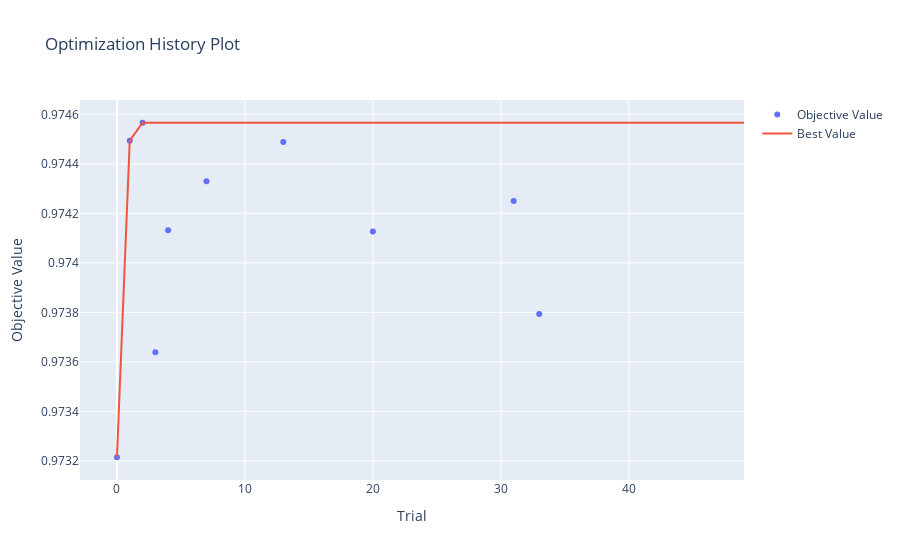

The cell this chart's notebook holds for it:
### Code cell
fig1 = optuna.visualization.plot_optimization_history(study)
fig1.show()

### Figure 1 — Plotly figure (JSON) as saved in the notebook; plotly's stock layout.template omitted (floating-point values rounded to 4 significant figures)
{"data": [{"mode": "markers", "name": "Objective Value", "type": "scatter", "x": [0, 1, 2, 3, 4, 7, 13, 20, 31, 33], "y": [0.9732, 0.9745, 0.9746, 0.9736, 0.9741, 0.9743, 0.9745, 0.9741, 0.9742, 0.9738]}, {"mode": "lines", "name": "Best Value", "type": "scatter", "x": [0, 1, 2, 3, 4, 5, 6, 7, 8, 9, 10, 11, 12, 13, 14, 15, 16, 17, 18, 19, 20, 21, 22, 23, 24, 25, 26, 27, 28, 29, 30, 31, 32, 33, 34, 35, 36, 37, 38, 39, 40, 41, 42, 43, 44, 45, 46, 47, 48, 49], "y": [0.9732, 0.9745, 0.9746, 0.9746, 0.9746, 0.9746, 0.9746, 0.9746, 0.9746, 0.9746, 0.9746, 0.9746, 0.9746, 0.9746, 0.9746, 0.9746, 0.9746, 0.9746, 0.9746, 0.9746, 0.9746, 0.9746, 0.9746, 0.9746, 0.9746, 0.9746, 0.9746, 0.9746, 0.9746, 0.9746, 0.9746, 0.9746, 0.9746, 0.9746, 0.9746, 0.9746, 0.9746, 0.9746, 0.9746, 0.9746, 0.9746, 0.9746, 0.9746, 0.9746, 0.9746, 0.9746, 0.9746, 0.9746, 0.9746, 0.9746]}, {"marker": {"color": "#cccccc"}, "mode": "markers", "name": "Infeasible Trial", "showlegend": false, "type": "scatter", "x": [], "y": []}], "layout": {"title": {"text": "Optimization History Plot"}, "xaxis": {"title": {"text": "Trial"}}, "yaxis": {"title": {"text": "Objective Value"}}}}
